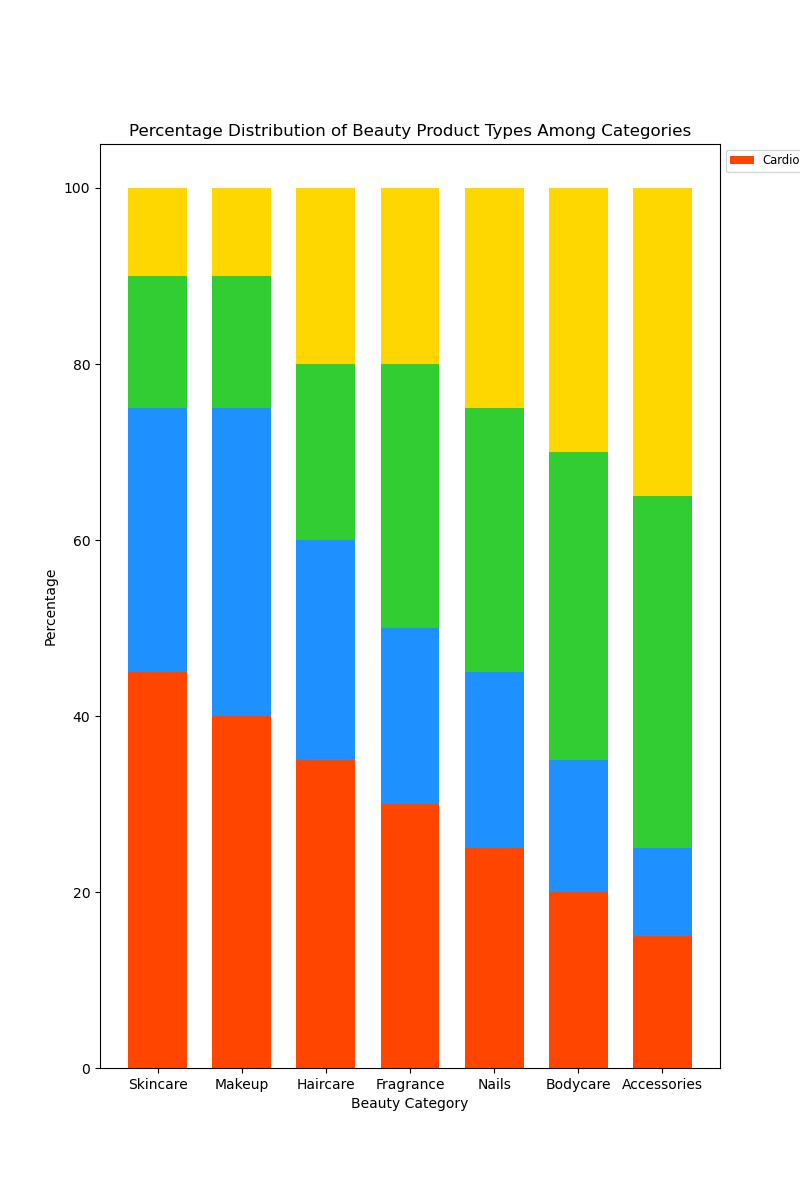

Reproduce this figure in Python.

import matplotlib.pyplot as plt
import numpy as np

data = {
    'Skincare': [45, 30, 15, 10],
    'Makeup': [40, 35, 15, 10],
    'Haircare': [35, 25, 20, 20],
    'Fragrance': [30, 20, 30, 20],
    'Nails': [25, 20, 30, 25],
    'Bodycare': [20, 15, 35, 30],
    'Accessories': [15, 10, 40, 35]
}

categories = ['Cardio', 'Strength Training', 'Flexibility', 'Other']
colors = ['#FF4500', '#1E90FF', '#32CD32', '#FFD700']
topics = list(data.keys())
values = np.array(list(data.values()))
values_cum = values.cumsum(axis=1)

fig, ax = plt.subplots(figsize=(8, 12))

for i, col in enumerate(categories):
    heights = values[:, i]
    starts = values_cum[:, i] - heights
    ax.bar(topics, heights, bottom=starts, width=0.7, label=col, color=colors[i])

ax.set_ylabel('Percentage')
ax.set_xlabel('Beauty Category')
ax.set_title('Percentage Distribution of Beauty Product Types Among Categories')
ax.legend(ncol=len(categories), bbox_to_anchor=(1, 1), loc='upper left', fontsize='small')

plt.show()
